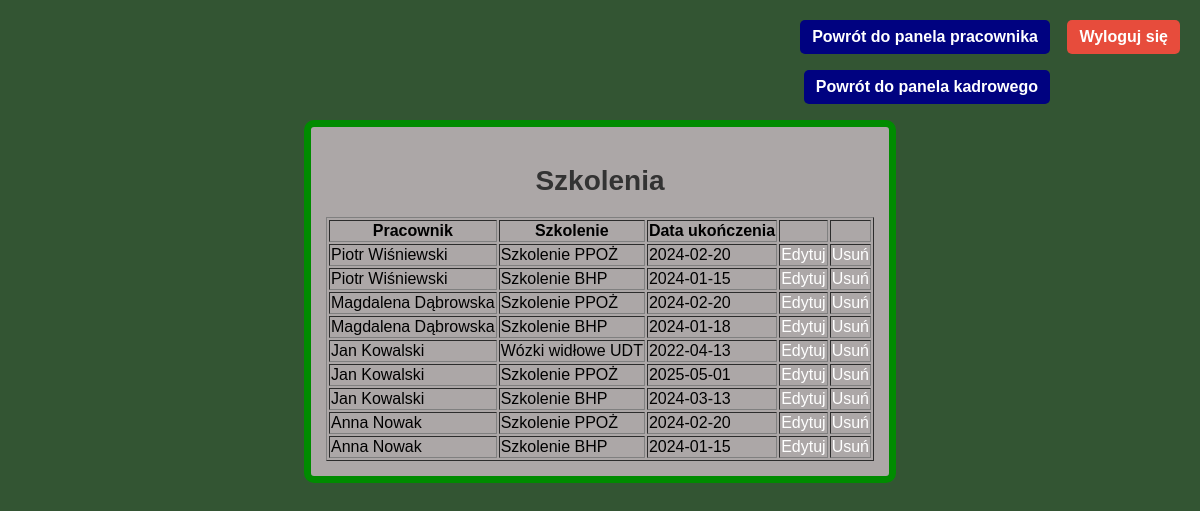
Screenshot of /php/kadry/lista_szkolen.php?status=szkolenie_dodane with the database file from the repository.
### tables this page shows
CREATE TABLE `szkolenia` (
  `id_szkolenia` int(11) NOT NULL,
  `id_pracownika` int(11) NOT NULL,
  `nazwa_szkolenia` varchar(255) NOT NULL,
  `data_ukonczenia` date NOT NULL
);

CREATE TABLE `dane_personalne_pracownika` (
  `id_pracownika` int(11) NOT NULL,
  `imie` varchar(50) NOT NULL,
  `nazwisko` varchar(50) NOT NULL,
  `pesel` char(11) NOT NULL,
  `telefon` varchar(15) NOT NULL,
  `email` varchar(100) NOT NULL,
  `login` varchar(50) DEFAULT NULL,
  `haslo` varchar(255) DEFAULT NULL
);

### php/kadry/lista_szkolen.php (the view, shortened to what this page needs)
<?php
require_once "../dbconnect.php";
$query = "
    SELECT s.id_szkolenia, dp.imie, dp.nazwisko, s.nazwa_szkolenia, s.data_ukonczenia
    FROM szkolenia s
    JOIN dane_personalne_pracownika dp ON s.id_pracownika = dp.id_pracownika
    ORDER BY dp.imie DESC
";
$result = $conn->query($query);
?>
<!DOCTYPE html>
<html lang="pl">
<head>
    <link rel="stylesheet" href="../../css/style.css">
</head>
<body>
<div class="lista">
<h2>Szkolenia</h2>
<table border="1">
    <tr>
        <th>Pracownik</th>
        <th>Szkolenie</th>
        <th>Data ukończenia</th>
        <th></th>
        <th></th>
    </tr>
    <?php while ($row = $result->fetch_assoc()): ?>
        <tr>
            <td><?= htmlspecialchars($row['imie'] . ' ' . $row['nazwisko']) ?></td>
            <td><?= htmlspecialchars($row['nazwa_szkolenia']) ?></td>
            <td><?= $row['data_ukonczenia'] ?></td>
            <td><a href="edycja_szkolenia.php?id=<?= $row['id_szkolenia'] ?>">Edytuj</a></td>
            <td><a href="usun_szkolenie.php?id=<?= $row['id_szkolenia'] ?>" onclick="return confirm('Czy na pewno chcesz usunąć te szkolenie?');">Usuń</a></td>
        </tr>
    <?php endwhile; ?>
</table>
</div>
<a href="../logout.php" class="logout">Wyloguj się</a>
<a href="../uzytkownicy/HR.php" class="panel_kadrowy">Powrót do panela pracownika</a>
<a href="panel_kadrowy.php" class="panel_kadrowy_powrot">Powrót do panela kadrowego</a>
</body>
</html>

### css/style.css (style rules this page uses)
body { font-family: Arial, sans-serif; background-color: rgb(51, 85, 51); display: flex; justify-content: center; align-items: center; height: 97vh; }
h2 { color: #333; text-align: center; font-size: 28px; margin-bottom: 20px; }
a.logout { position: absolute; top: 20px; right: 20px; background-color: #e74c3c; color: white; padding: 8px 12px; text-decoration: none; border-radius: 5px; font-weight: bold; }
a.panel_kadrowy { position: absolute; top: 20px; right: 150px; background-color: rgb(0, 2, 128); color: white; padding: 8px 12px; text-decoration: none; border-radius: 5px; font-weight: bold; }
a.panel_kadrowy_powrot { position: absolute; top: 70px; right: 150px; background-color: rgb(0, 2, 128); color: white; padding: 8px 12px; text-decoration: none; border-radius: 5px; font-weight: bold; }
div a { text-decoration: none; color: white; }
.lista { background-color: rgb(172, 167, 167); border: 7px solid rgb(0, 139, 0); border-radius: 10px; padding: 15px; position: absolute; top: 120px; max-width: 70%; min-width: 20%; }

### rows the page displays
szkolenia: id_pracownika.nazwisko "Piotr Wiśniewski", nazwa_szkolenia "Szkolenie PPOŻ", data_ukonczenia "2024-02-20"
szkolenia: id_pracownika.nazwisko "Piotr Wiśniewski", nazwa_szkolenia "Szkolenie BHP", data_ukonczenia "2024-01-15"
szkolenia: id_pracownika.nazwisko "Magdalena Dąbrowska", nazwa_szkolenia "Szkolenie PPOŻ", data_ukonczenia "2024-02-20"
szkolenia: id_pracownika.nazwisko "Magdalena Dąbrowska", nazwa_szkolenia "Szkolenie BHP", data_ukonczenia "2024-01-18"
szkolenia: id_pracownika.nazwisko "Jan Kowalski", nazwa_szkolenia "Wózki widłowe UDT", data_ukonczenia "2022-04-13"
szkolenia: id_pracownika.nazwisko "Jan Kowalski", nazwa_szkolenia "Szkolenie PPOŻ", data_ukonczenia "2025-05-01"
szkolenia: id_pracownika.nazwisko "Jan Kowalski", nazwa_szkolenia "Szkolenie BHP", data_ukonczenia "2024-03-13"
szkolenia: id_pracownika.nazwisko "Anna Nowak", nazwa_szkolenia "Szkolenie PPOŻ", data_ukonczenia "2024-02-20"
szkolenia: id_pracownika.nazwisko "Anna Nowak", nazwa_szkolenia "Szkolenie BHP", data_ukonczenia "2024-01-15"
